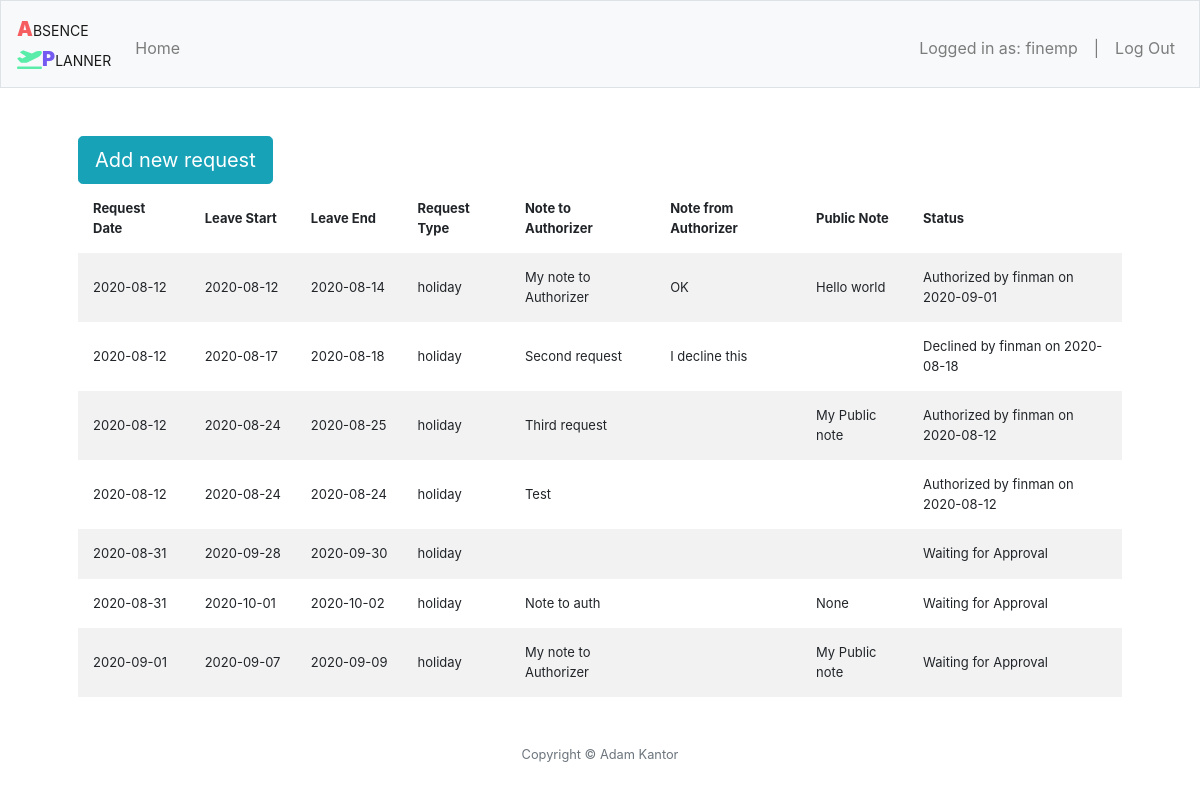
/requests (signed in), run on the app's committed database.
### models.py (models this page shows)
class User(db.Model, UserMixin):
    __tablename__ = 'users'
    id = db.Column(db.Integer, primary_key=True)
    active = db.Column('is_active', db.Boolean(), nullable=False, server_default='1')
    username = db.Column(db.String(100, collation='NOCASE'), nullable=False, unique=True)
    password = db.Column(db.String(255), nullable=False, server_default='')
    first_name = db.Column(db.String(100, collation='NOCASE'), nullable=False, server_default='')
    last_name = db.Column(db.String(100, collation='NOCASE'), nullable=False, server_default='')
    superior_id = db.Column(db.Integer(), db.ForeignKey('users.id', ondelete='CASCADE'))
    subordinates = db.relationship('User', backref=db.backref('superior', remote_side=[id]))
    roles = db.relationship('Role', secondary='user_roles')
    allowances = db.relationship('Allowance')

class UserRequest(db.Model):
    __tablename__ = 'user_requests'
    id = db.Column(db.Integer(), primary_key=True)
    user_id = db.Column(db.Integer(), db.ForeignKey('users.id', ondelete='CASCADE'))
    authorizer_id = db.Column(db.Integer(), db.ForeignKey('users.id', ondelete='CASCADE'))
    request_date = db.Column(db.DateTime())
    auth_date = db.Column(db.DateTime())
    start_date = db.Column(db.DateTime())
    end_date = db.Column(db.DateTime())
    request_type_id = db.Column(db.Integer(), db.ForeignKey('request_types.id', ondelete='CASCADE'))
    prv_note_to_auth = db.Column(db.UnicodeText(255), server_default='')
    prv_note_from_auth = db.Column(db.UnicodeText(255), server_default='')
    pub_note = db.Column(db.UnicodeText(255), server_default='')
    authorized = db.Column('is_authorized', db.Boolean(), nullable=False, server_default='0')
    user = db.relationship('User', backref='requests', foreign_keys=[user_id])
    authorizer = db.relationship('User', backref='authorizations', foreign_keys=[authorizer_id])
    request_type = db.relationship('RequestType', backref='user_requests')
    allowance = db.relationship('Allowance',
                                primaryjoin='and_(foreign(UserRequest.user_id) == remote(Allowance.user_id), foreign(UserRequest.request_type_id) == remote(Allowance.request_type_id))',
                                backref='user_requests'
    )

class RequestType(db.Model):
    __tablename__ = 'request_types'
    id = db.Column(db.Integer(), primary_key=True)
    name = db.Column(db.String(50), unique=True)

### views.py (the view)
@app.route("/requests", methods=["GET", "POST"])
@roles_required('Employee')
def requests():
    if request.method == 'POST':
        user_id = current_user.id
        request_date = dt.datetime.utcnow()
        start_date = dt.datetime.strptime(request.form.get("start_date"), '%Y-%m-%d')
        end_date = dt.datetime.strptime(request.form.get("end_date"), '%Y-%m-%d')
        request_type_name = request.form.get("request_type_name")
        request_type_id = models.RequestType.query.filter(models.RequestType.name == request_type_name).first().id
        prv_note_to_auth = request.form.get("prv_note_to_auth")
        pub_note = request.form.get("pub_note")
        result = models.create_request(
            user_id = user_id,
            request_date = request_date,
            start_date = start_date,
            end_date = end_date,
            request_type_id = request_type_id,
            prv_note_to_auth = prv_note_to_auth,
            pub_note = pub_note
        )
        if result == 0:
            flash('Request has been successfully recorded')
        elif result == 1:
            flash('User not found!')
        elif result == 2:
            flash('Invalid dates!')
        elif result == 3:
            flash('Request type not found!')
        else:
            flash('Unknown error occured!')
        return redirect("/requests")
    else:
        entries = get_requests(current_user)
        requested_days_to_date = get_requested_days_to_date(current_user)
        allowances = get_allowances(current_user)
        request_types =get_request_types()
        return render_template("requests.html", entries=entries, requested_days_to_date=requested_days_to_date, allowances=allowances, request_types=request_types)

### application.py (called while the page is built)
@app.after_request
def after_request(response):
    response.headers["Cache-Control"] = "no-cache, no-store, must-revalidate"
    response.headers["Expires"] = 0
    response.headers["Pragma"] = "no-cache"
    return response

### views.py (called while the page is built, shortened)
def get_requested_days_to_date(user):
    requested_days = {rt : 0 for rt in get_request_types()}
    user_requests = user.requests
    for req in user_requests:
        rtype = req.request_type.name
        days = (req.end_date - req.start_date).days + 1
        requested_days[rtype] += days
    return requested_days

def get_allowances(user, names_only=True):
    if names_only:
        allowances = {rt : 0 for rt in get_request_types(names_only=names_only)}
    else:
        allowances = {rt.id: [rt.name, 0] for rt in get_request_types(names_only=names_only)}
    user_allowances = user.allowances
    for ua in user_allowances:
        rtype_id = ua.request_type.id
        rtype_name = ua.request_type.name
        days = ua.days
        if names_only:
            allowances[rtype_name] = days
        else:
            allowances[rtype_id][1] = days
    return allowances

def get_request_types(names_only=True):
    request_types = []
    qry = models.RequestType.query.all()
    if names_only:
        request_types = [rt.name for rt in qry]
    return request_types

### templates/requests.html (shortened to what this page needs)
{% extends "layout.html" %}
{% block main %}
    <button type="button" class="btn btn-info btn-lg" id="newRequestBtn">Add new request</button>
    {% if entries %}
        <table class="table-responsive table-striped tableRequests">
            <thead>
                <tr>
                    <th scope="col">Request Date</th>
                    <th scope="col">Leave Start</th>
                    <th scope="col">Leave End</th>
                    <th scope="col">Request Type</th>
                    <th scope="col">Note to Authorizer</th>
                    <th scope="col">Note from Authorizer</th>
                    <th scope="col">Public Note</th>
                    <th scope="col">Status</th>
                </tr>
            </thead>
            <tbody>
                {% for entry in entries %}
                    <tr>
                        <td class="nowrap">{{ entry.request_date }}</td>
                        <td class="nowrap">{{ entry.start_date }}</td>
                        <td class="nowrap">{{ entry.end_date }}</td>
                        <td>{{ entry.request_type }}</td>
                        <td>{{ entry.prv_note_to_auth }}</td>
                        <td>{{ entry.prv_note_from_auth }}</td>
                        <td>{{ entry.pub_note }}</td>
                        <td>{{ entry.status }}</td>
                    </tr>
                {% endfor %}
            </tbody>
        </table>
    {% else %}
        <div class="font-weight-bolder"><br><p>No requests</p></div>
    {% endif %}
{% endblock %}

### templates/layout.html (shortened to what this page needs)
<!DOCTYPE html>
<html lang="en">
    <head>
        <link rel="stylesheet" href="https://stackpath.bootstrapcdn.com/bootstrap/4.5.0/css/bootstrap.min.css">
        <link href="/static/fontawesome-free-5.14.0-web/css/all.css" rel="stylesheet">
        <link href="/static/styles.css" rel="stylesheet">
    </head>
    <body>
        <nav class="navbar navbar-expand-md navbar-light bg-light border">
            <a class="navbar-brand" href="/"><span class="logo-a">A</span><span class="logo-bsence">bsence</span><br><span class="logo-icon"><i class="fas fa-plane-departure"></i></span><span class="logo-p">P</span><span class="logo-lanner">lanner</span></a>
            <div class="collapse navbar-collapse" id="navbar">
                {% if current_user.is_authenticated %}
                    <ul class="navbar-nav mr-auto mt-2">
                        <li class="nav-item"><a class="nav-link" href="/home">Home</a></li>
                    </ul>
                    <ul class="navbar-nav ml-auto mt-2">
                        <div class="nav-link"> Logged in as: {{ current_user.username }}</div>
                        <div class="nav-link">|</div>
                        <li class="nav-item"><a class="nav-link" href={{ url_for('user.logout') }}>Log Out</a></li>
                    </ul>
                {% else %}
                    <ul class="navbar-nav ml-auto mt-2">
                        <li class="nav-item"><a class="nav-link" href={{ url_for('user.login') }}>Log In</a></li>
                    </ul>
                {% endif %}
            </div>
        </nav>
        <main class="container p-5">
            {% block main %}{% endblock %}
        </main>
        <footer class="small text-center text-muted">
            Copyright © Adam Kantor
        </footer>
    </body>
</html>

### static/styles.css (style rules this page uses)
nav .navbar-brand { font-variant: small-caps; font-stretch: expanded; }
nav .navbar-brand .logo-a { color: #f55d60; font-weight: 900; }
nav .navbar-brand .logo-p { color: #755af2; font-weight: 900; }
nav .navbar-brand .logo-icon { color: #5aeda9; }
.tableRequests tr td, .tableRequests tr th { font-size: small; padding: 15px; }
.nowrap { white-space: nowrap; }

### data on the page
User: username "finemp"
UserRequest: request_date "2020-08-12", start_date "2020-08-12", end_date "2020-08-14", request_type "holiday", prv_note_to_auth "My note to Authorizer", prv_note_from_auth "OK", pub_note "Hello world", status "Authorized by finman on 2020-09-01"
UserRequest: request_date "2020-08-12", start_date "2020-08-17", end_date "2020-08-18", request_type "holiday", prv_note_to_auth "Second request", prv_note_from_auth "I decline this", status "Declined by finman on 2020-08-18"
UserRequest: request_date "2020-08-12", start_date "2020-08-24", end_date "2020-08-25", request_type "holiday", prv_note_to_auth "Third request", pub_note "My Public note", status "Authorized by finman on 2020-08-12"
RequestType: request_type "holiday", request_date "2020-08-31", start_date "2020-09-28", end_date "2020-09-30", request_type "holiday", status "Waiting for Approval"
UserRequest: prv_note_to_auth "Test"
UserRequest: request_date "2020-08-31", start_date "2020-10-01", end_date "2020-10-02", request_type "holiday", prv_note_to_auth "Note to auth", pub_note "None", status "Waiting for Approval"
UserRequest: request_date "2020-09-01", start_date "2020-09-07", end_date "2020-09-09", request_type "holiday", prv_note_to_auth "My note to Authorizer", pub_note "My Public note", status "Waiting for Approval"

### other printed values
{{ entry.request_date }} "2020-08-12"
{{ entry.start_date }} "2020-08-24"
{{ entry.end_date }} "2020-08-24"
{{ entry.status }} "Authorized by finman on 2020-08-12"
